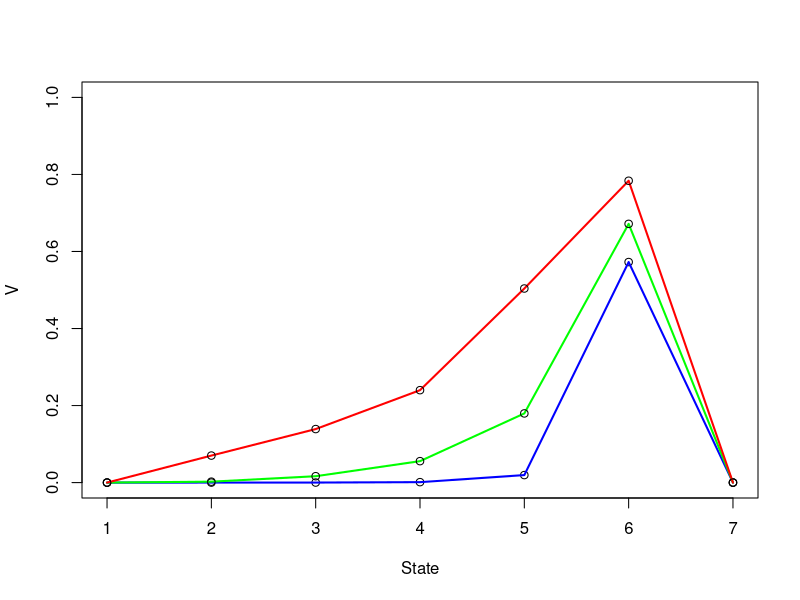
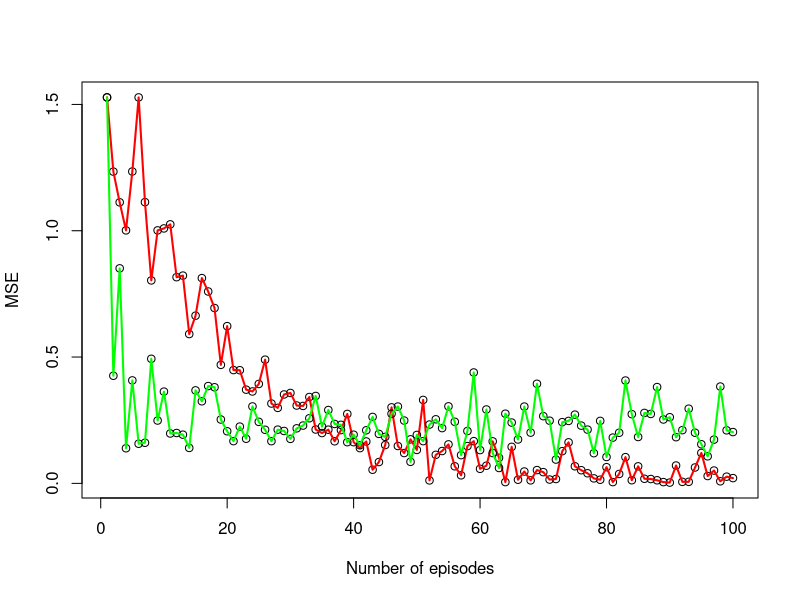
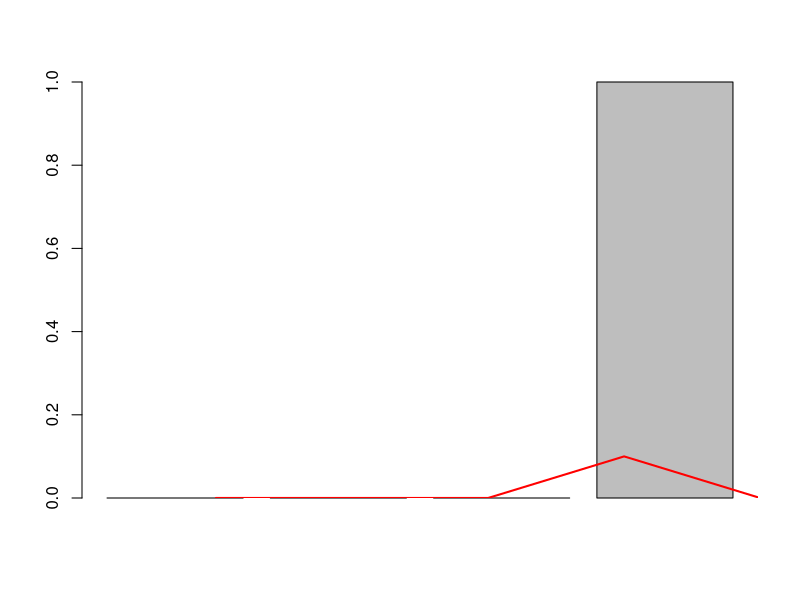
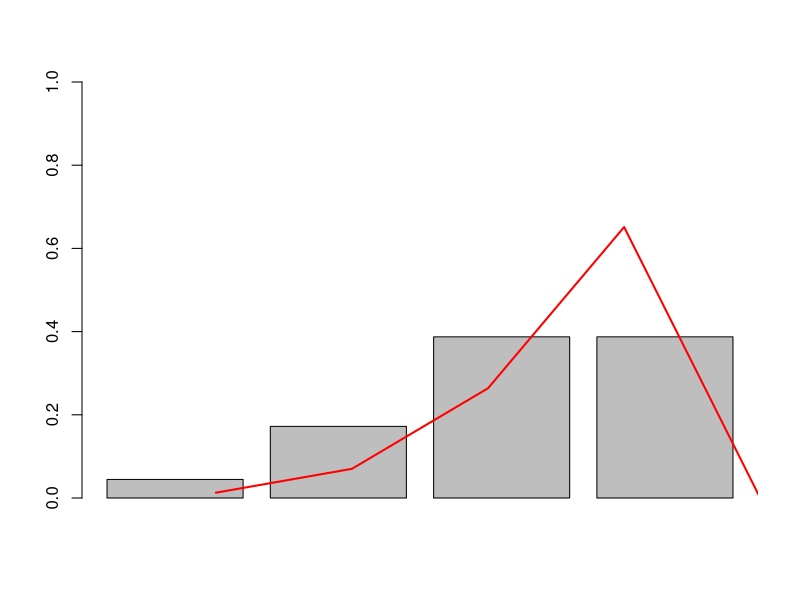
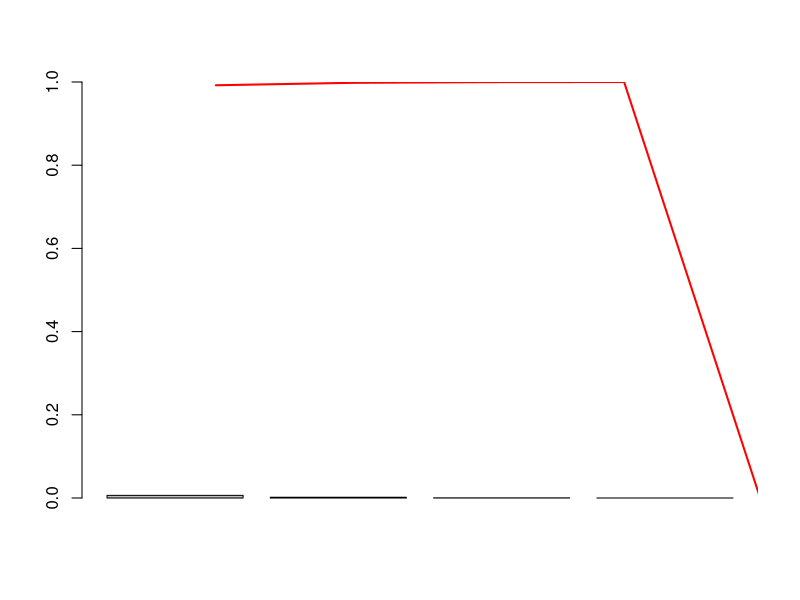
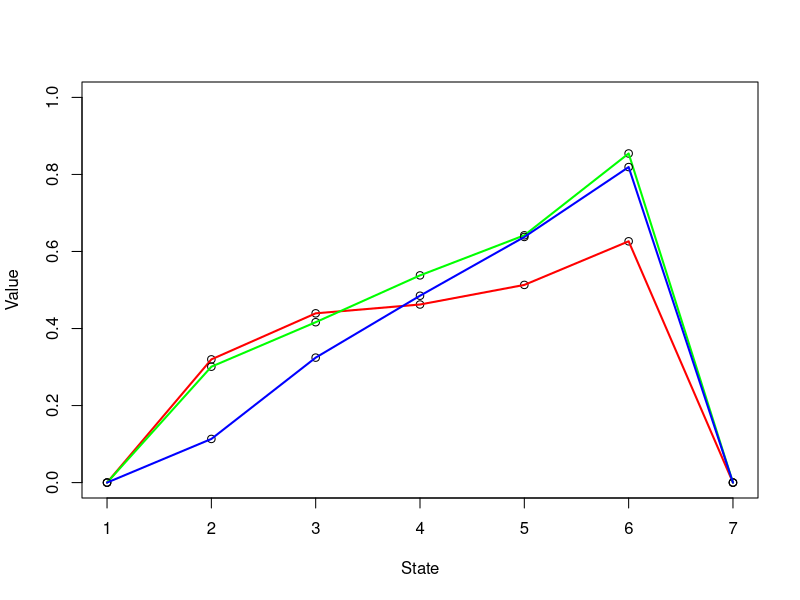

These charts were generated, in order, by the following R code:
## ---- chunk 1
TD_learn <- function(begin_state, reward_mat, alpha, gamma, episodes)
{
  values <- integer(length(reward_mat))
  for(i in 1:episodes)
  {
    current_state = begin_state
    while(current_state != 1 && current_state != length(reward_mat))
    {
      if(rbinom(1, 1, 0.5) == 0)
      {
        next_state = current_state - 1
      }
      else
      {
        next_state  = current_state + 1
      }
      delta = reward_mat[next_state] + gamma*values[next_state] - values[current_state]
      values[current_state] = values[current_state] + alpha*delta
      current_state = next_state
    }
  }
  return(values)
}
begin_state = 4
reward_mat = c(0, 0, 0, 0, 0, 0, 1)
alpha = 0.1
gamma = 1
episodes = 100

TD_learn(begin_state, reward_mat, alpha, gamma, episodes)
## ---- chunk 2
begin_state = 4
reward_mat = c(0, 0, 0, 0, 0, 0, 1)
alpha = 0.1
episodes = 100

gamma = 0.1
data2 = TD_learn(begin_state, reward_mat, alpha, gamma, episodes)
plot(seq(1, length(reward_mat)), data2, xlab = "State", ylab = "V", ylim =c(0, 1))
lines(seq(1, length(reward_mat)), data2, col="blue",lwd=2)

gamma = 0.5
data1 = TD_learn(begin_state, reward_mat, alpha, gamma, episodes)
lines(seq(1, length(reward_mat)), data1, col="green",lwd=2)
points(seq(1, length(reward_mat)), data1, col="black")

gamma = 0.9
data3 = TD_learn(begin_state, reward_mat, alpha, gamma, episodes)
lines(seq(1, length(reward_mat)), data3, col="red",lwd=2)
points(seq(1, length(reward_mat)), data3, col="black")
## ---- chunk 3
MSE <-function(v, expected_v)
{
  v_diff = v-expected_v
  return(sum(v_diff*v_diff))
}

begin_state = 4
reward_mat = c(0, 0, 0, 0, 0, 0, 1)
alpha = 0.1
gamma = 1
episodes = 100

data = TD_learn(begin_state, reward_mat, alpha, gamma, episodes)
expected_data = c(0, 1/6, 2/6, 3/6, 4/6, 5/6, 0)
MSE(data, expected_data)
## ---- chunk 4
TD_MSE <- function(begin_state, reward_mat, alpha, gamma, episodes, expected_v)
{
  MSE = numeric(episodes)
  for(i in 1:episodes)
  {
    v = TD_learn(begin_state, reward_mat, alpha, gamma, i)
    MSE[i] = MSE(v, expected_v)
  }
  return(MSE)
}

begin_state = 4
reward_mat = c(0, 0, 0, 0, 0, 0, 1)
alpha = 0.1
gamma = 1
episodes = 100
expected_data = c(0, 1/6, 2/6, 3/6, 4/6, 5/6, 0)

data1 = TD_MSE(begin_state, reward_mat, alpha, gamma, episodes, expected_data)
plot(seq(1, episodes), data1, xlab = "Number of episodes", ylab = "MSE")
lines(seq(1, episodes), data1, col="red",lwd=2)

alpha = 0.7
data2 = TD_MSE(begin_state, reward_mat, alpha, gamma, episodes, expected_data)
points(seq(1, episodes), data2, xlab = "Number of episodes", ylab = "MSE")
lines(seq(1, episodes), data2, col="green",lwd=2)
## ---- chunk 5
TD_error <- function(begin_state, reward_mat, alpha, gamma, episodes)
{
  values <- integer(length(reward_mat))
  for(i in 1:episodes)
  {
    current_state = begin_state
    prediction_error = c()
    while(current_state != 5)
    {
      next_state = current_state + 1
      delta = reward_mat[next_state] + gamma*values[next_state] - values[current_state]
      prediction_error <- c(prediction_error, delta)
      values[current_state] = values[current_state] + alpha*delta
      current_state = next_state
    }
  }
  return(list(values, prediction_error))
}

begin_state = 1
reward_mat = c(0, 0, 0, 0, 1)
alpha = 0.1
gamma = 1
episodes = 1

data_error = TD_error(begin_state, reward_mat, alpha, gamma, episodes)

barplot(data_error[[2]], ylim=c(0,1))
lines(seq(1, length(reward_mat)), data_error[[1]], col="red",lwd=2)

## ---- chunk 6
begin_state = 1
reward_mat = c(0, 0, 0, 0, 1)
alpha = 0.1
gamma = 1
episodes = 10

data_error = TD_error(begin_state, reward_mat, alpha, gamma, episodes)

barplot(data_error[[2]], ylim=c(0,1))
lines(seq(1, length(reward_mat)), data_error[[1]], col="red",lwd=2)


episodes = 100

data_error = TD_error(begin_state, reward_mat, alpha, gamma, episodes)

barplot(data_error[[2]], ylim=c(0,1))
lines(seq(1, length(reward_mat)), data_error[[1]], col="red",lwd=2)

## ---- chunk 7
TD_lambda <- function(begin_state, reward_mat, alpha, gamma, episodes, lambda)
{
  values <- integer(length(reward_mat))
  
  
  for(i in 1:episodes)
  {
    ET <- integer(length(reward_mat))
    ET_prev <- integer(length(reward_mat))
    
    current_state = begin_state
    while(current_state != 1 && current_state != length(reward_mat))
    {
      if(rbinom(1, 1, 0.5) == 0)
      {
        next_state = current_state - 1
      }
      else
      {
        next_state  = current_state + 1
      }
     
      
      for(i in 1:length(ET_prev)){
        temp = ET[i]
        ET[i] = gamma*lambda*ET_prev[i]
        ET_prev[i] = temp
      }
      ET[current_state] = 1
      
      for(i in 2:(length(reward_mat)-1))
      {
        if(ET[i] != 0){
          delta = reward_mat[next_state] + gamma*values[next_state] - values[i]
          values[i] = values[i] + alpha*delta*ET[i]
        }
      }
      
      
      current_state = next_state
    }
  }
  return(values)
}

begin_state = 4
reward_mat = c(0, 0, 0, 0, 0, 0, 1)
alpha = 0.1
gamma = 1.0
episodes = 1000

lambda = 0.8
data_lambda_1 = TD_lambda(begin_state, reward_mat, alpha, gamma, episodes, lambda)

lambda = 0.5
data_lambda_2 = TD_lambda(begin_state, reward_mat, alpha, gamma, episodes, lambda)

lambda = 0.1
data_lambda_3 = TD_lambda(begin_state, reward_mat, alpha, gamma, episodes, lambda)



plot(seq(1, length(reward_mat)), data_lambda_1, xlab = "State", ylab = "Value", ylim=c(0,1))
lines(seq(1, length(reward_mat)), data_lambda_1, col="red",lwd=2)

points(seq(1, length(reward_mat)), data_lambda_2, xlab = "State", ylab = "Value")
lines(seq(1, length(reward_mat)), data_lambda_2, col="green",lwd=2)

points(seq(1, length(reward_mat)), data_lambda_3, xlab = "State", ylab = "Value")
lines(seq(1, length(reward_mat)), data_lambda_3, col="blue",lwd=2)
